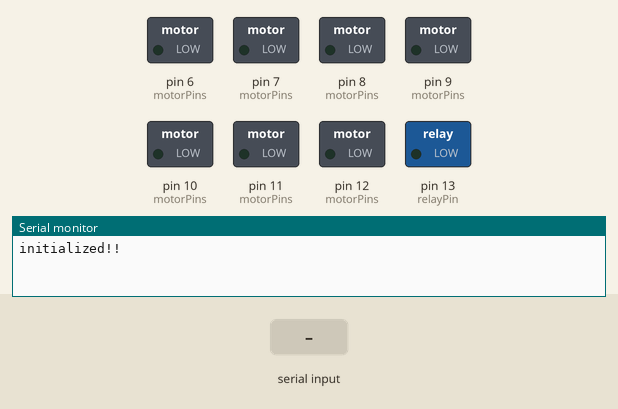
Bench run of a program on a simulated Arduino Mega 2560, built with avr-gcc and run on an emulated ATmega2560. On the bench: switched loads named in the program (green lamp = pin HIGH), the last lines printed to the serial monitor. The test bench sets the inputs (shaded band).

Above: at 1.2 s.
1.3 s: "relay:on\n" received over Serial
At 1.9 s:
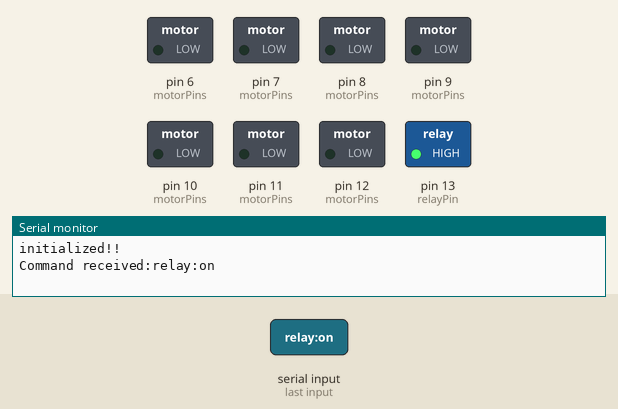
2.9 s: "relay:off\n" received over Serial
At 4.4 s:
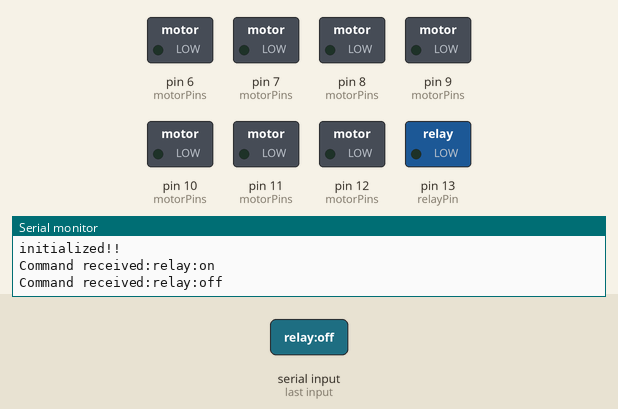
Timing chart, 0 to 5.9 s (numbered marks = the images above; inputs shaded):
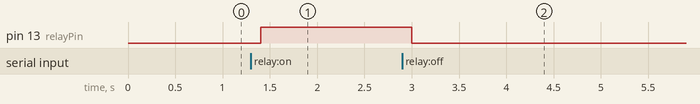

Measured:
- after the input at 1.3 s, pin 13 (relayPin): LOW → HIGH after 0.10 s
- after the input at 2.9 s, pin 13 (relayPin): HIGH → LOW after 0.10 s

The program:

main.cpp
```cpp
#include <Arduino.h>

//#define DEBUG

enum State {
  INIT,
  WAIT_CMD
};
State currentState = INIT;

enum MotorIndex{
  motor1,
  motor2,
  motor3,
  motor4,
  motor5,
  num_motors
};

const int relayPin = 13;

const int motorPins[num_motors][2] = {
  {6,-1},  //motor1
  {7,-1},  //motor2
  {8,-1},  //motor3
  {9,10},  //motor4A/B
  {11,12}  //motor5A/B
};

String cmd = "";

void setup() {
  pinMode(relayPin,OUTPUT);
  for(int i = 0; i<num_motors; i++){
    pinMode(motorPins[i][0],OUTPUT);
    if(motorPins[i][1] != -1){
      pinMode(motorPins[i][1],OUTPUT);
    }
  }
  Serial.begin(9600);
}

void logCommand(const String& cmd){
  Serial.println("Command received:"+cmd);
}

void controlRelay(bool relay_flag){
  digitalWrite(relayPin, relay_flag ? HIGH : LOW);
}

void controlMotor(int motorIndex, int sideIndex, bool motor_flag){
  if(motorIndex < 0 || motorIndex > num_motors) return;
  if(sideIndex < 0 || sideIndex > 1) return;
  if(motorPins[motorIndex][sideIndex] == -1) return;
  digitalWrite(motorPins[motorIndex][sideIndex], motor_flag ? HIGH : LOW);
}

/*
対応コマンド
relay:on
relay:off
motor1:on
motor1:off
motor2:on
motor2:off
motor3:on
motor3:off
motor4A:on
motor4A:off
motor4B:on
motor4B:off
motor5A:on
motor5A:off
motor5B:on
motor5B:off
reset
*/
void processCommand(String command){
  command.trim();
  logCommand(command);

  if (command == "relay:on") {
    controlRelay(true);
  } else if (command == "relay:off") {
    controlRelay(false);
  } else if (command.startsWith("motor")) {
    int motorNum = command.charAt(5) - '1';  // 6番目の文字を取得し数値を1減らす(motorIndexに対応)
    if (motorNum < 0 || motorNum >= num_motors) {
      Serial.println("Invalid motor number.");
      return;
    }

    int sideIndex = 0;
    if (command.length() >= 7 && (command.charAt(6) == 'A' || command.charAt(6) == 'B')) {
      sideIndex = (command.charAt(6) == 'B') ? 1 : 0;
    }

    bool turnOn = command.endsWith(":on");
    bool turnOff = command.endsWith(":off");


    if (turnOn || turnOff) {
      #ifdef DEBUG
        Serial.println(turnOn || turnOff);
      #endif
      controlMotor(motorNum, sideIndex, turnOn);
    } else {
      Serial.println("Invalid motor command.");
    }
  } else if (command == "reset") {
    currentState = INIT;
  } else {
    Serial.println("Unknown command received.");
  }
}


void loop() {
  switch(currentState){
    case INIT:
      Serial.println("initialized!!");
      digitalWrite(relayPin,LOW);
      for(int i = 0; i<num_motors; i++){
        digitalWrite(motorPins[i][0],LOW);
        if(motorPins[i][1] != -1){
          digitalWrite(motorPins[i][1],LOW);
        }
      }
      cmd = "";
      currentState = WAIT_CMD;
      break;

    case WAIT_CMD:
      while(Serial.available()){
        char c = Serial.read();
        if (c == '\n' || c == '\r') {
          if(cmd.length() > 0){
            processCommand(cmd);
            cmd = "";
          }
        } else {
          cmd += c;
        }
      }
      break;

    default:
      Serial.println("Unknown state, resetting...");
      currentState = INIT;
      break;
  }

  delay(100);
}
```
